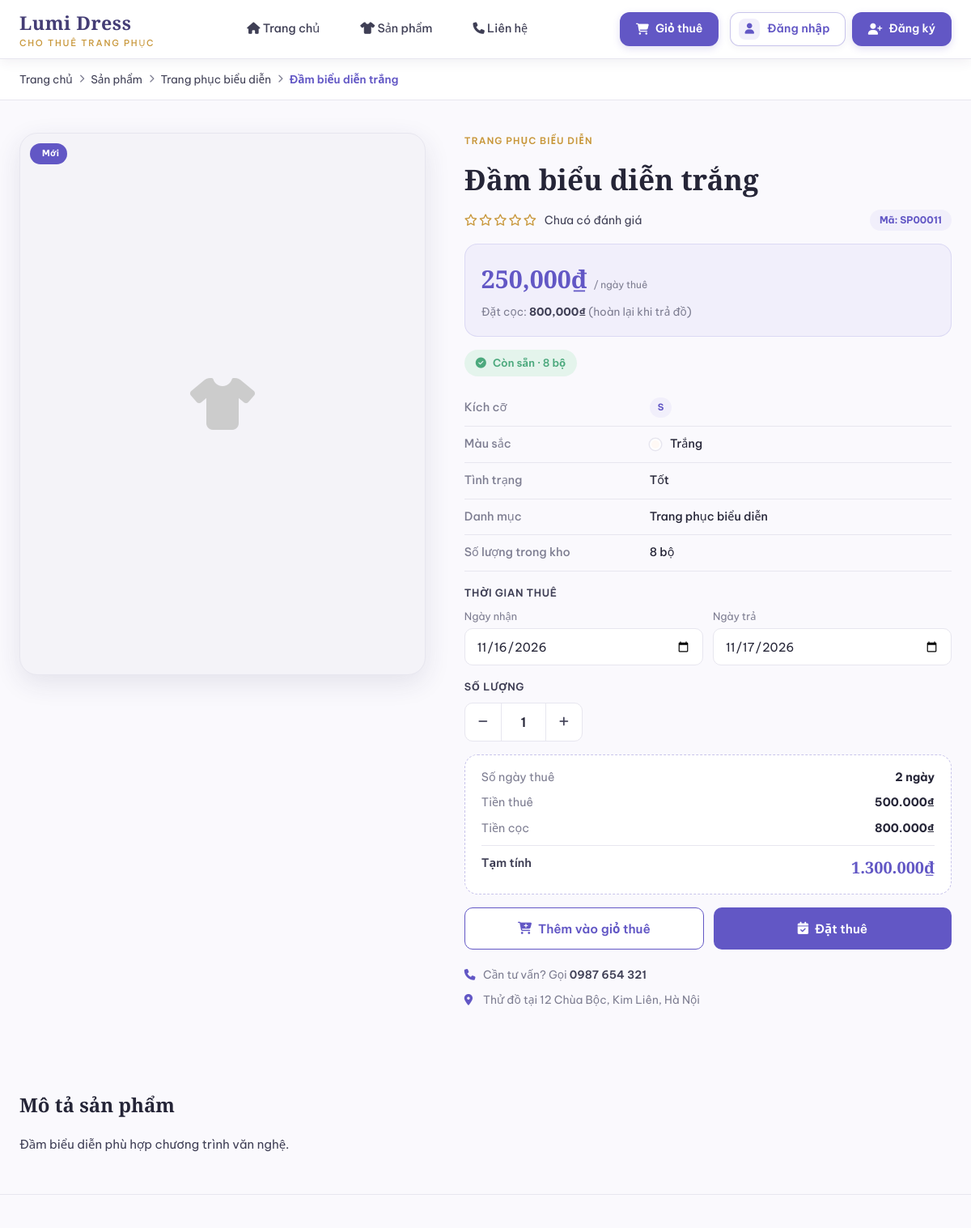
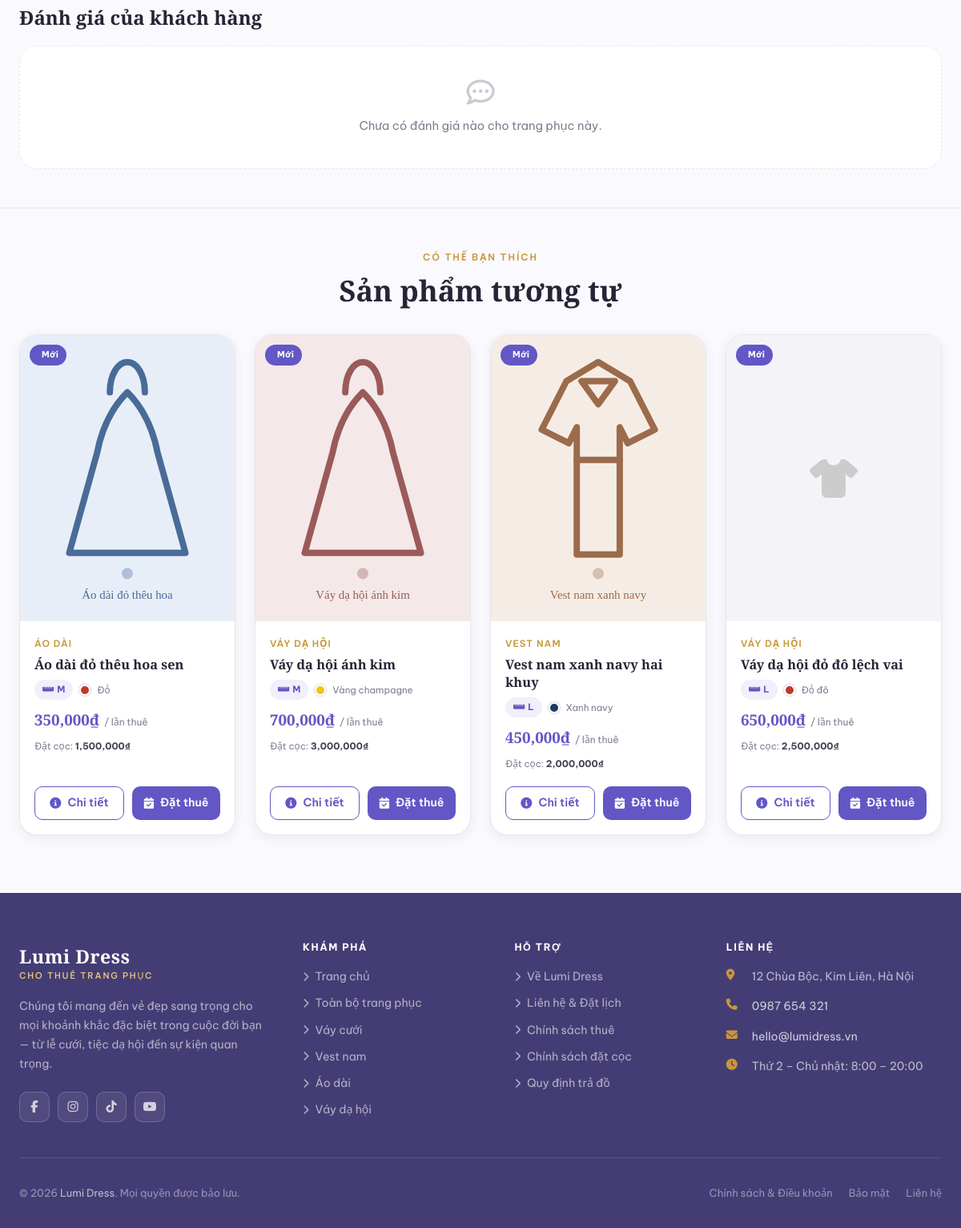
The page /client/product.php?id=11 on the database its author committed (2 pictures, top to bottom).
### tables this page shows
CREATE TABLE `costumes` (
  `id` int(11) NOT NULL,
  `name` varchar(255) NOT NULL,
  `category_id` int(11) DEFAULT NULL,
  `size` varchar(50) DEFAULT NULL,
  `color` varchar(50) DEFAULT NULL,
  `rental_price` decimal(10,2) NOT NULL DEFAULT 0.00,
  `deposit` decimal(10,2) NOT NULL DEFAULT 0.00,
  `quantity` int(11) NOT NULL DEFAULT 1,
  `status` varchar(50) NOT NULL,
  `condition_note` varchar(500) DEFAULT NULL,
  `description` varchar(500) DEFAULT NULL,
  `image` varchar(255) DEFAULT NULL,
  `created_at` datetime NOT NULL DEFAULT current_timestamp(),
  `updated_at` datetime NOT NULL DEFAULT current_timestamp()
);

CREATE TABLE `categories` (
  `id` int(11) NOT NULL,
  `name` varchar(100) NOT NULL,
  `description` varchar(500) DEFAULT NULL,
  `created_at` datetime NOT NULL DEFAULT current_timestamp(),
  `updated_at` datetime NOT NULL DEFAULT current_timestamp()
);

### config.php (called while the page is built, shortened)
<?php
function format_price($value):string{return number_format((float)$value,0,'.',',');}
?>

### client/product.php (the view, shortened to what this page needs)
<?php
require_once '../config.php';
if (!function_exists('color_to_hex')) {
  function color_to_hex(string $name): string {
    $map = ['trắng'=>'#fff9f5','trắng kem'=>'#fdf8ef','đen'=>'#2a2a2a','đỏ'=>'#c0392b','xanh navy'=>'#1e3a5f','xanh'=>'#2980b9','vàng'=>'#f1c40f','hồng'=>'#e91e8c','tím'=>'#8e44ad','xám'=>'#7f8c8d','nâu'=>'#7d4e30','kem'=>'#f5deb3','bạc'=>'#bdc3c7'];
    $key = mb_strtolower(trim($name));
    foreach ($map as $k => $v) { if (str_contains($key, $k)) return $v; }
    return '#c5c5d2';
  }
}
$id      = (int)($_GET['id'] ?? 0);
$product = null;
if ($id > 0) {
  $stmt = $conn->prepare(
    "SELECT c.*, cat.name AS cat_name
     FROM costumes c
     LEFT JOIN categories cat ON cat.id = c.category_id
     WHERE c.id = ? AND c.status <> 'retired'
     LIMIT 1"
  );
  $stmt->bind_param('i', $id);
  $stmt->execute();
  $product = $stmt->get_result()->fetch_assoc();
}
  ?>
  <?php
$stock       = (int)$product['quantity'];
$isAvailable = ($product['status'] === 'available' && $stock > 0);
if ($product['status'] === 'maintenance') { $statusText = 'Đang bảo trì';                $statusClass = 'warn'; }
elseif ($stock <= 0)                      { $statusText = 'Tạm hết';                     $statusClass = 'out';  }
else                                      { $statusText = 'Còn sẵn · ' . $stock . ' bộ'; $statusClass = 'ok';   }
$imgSrc = ($product['image'] && file_exists('../uploads/' . $product['image']))
          ? '../uploads/' . rawurlencode($product['image']) : null;
$isNew  = strtotime($product['created_at']) > strtotime('-30 days');
$desc = $product['description']
        ? strip_tags($product['description'], '<p><br><strong><em><ul><li>') : '';
$catId = (int)($product['category_id'] ?? 0);
$st = $conn->prepare(
  "SELECT c.*, cat.name AS cat_name
   FROM costumes c
   LEFT JOIN categories cat ON cat.id = c.category_id
   WHERE c.status = 'available' AND c.id <> ?
   ORDER BY (c.category_id = ?) DESC, RAND()
   LIMIT 4"
);
$st->bind_param('ii', $id, $catId);
$st->execute();
$similar = $st->get_result()->fetch_all(MYSQLI_ASSOC);
include 'header.php';
?>
<link rel="stylesheet" href="../assets/css/product-detail.css">
<div class="pd-breadcrumb">
  <div class="container">
    <nav aria-label="Breadcrumb">
      <a href="index.php">Trang chủ</a>
      <i class="fas fa-chevron-right" aria-hidden="true"></i>
      <a href="products.php">Sản phẩm</a>
      <?php if (!empty($product['cat_name'])): ?>
      <i class="fas fa-chevron-right" aria-hidden="true"></i>
      <a href="products.php?cat=<?= $catId ?>"><?= htmlspecialchars($product['cat_name']) ?></a>
      <?php endif; ?>
      <i class="fas fa-chevron-right" aria-hidden="true"></i>
      <span><?= htmlspecialchars($product['name']) ?></span>
    </nav>
  </div>
</div>
<section class="section pd-section-main">
  <div class="container">
    <div class="pd-wrap">
      <div class="pd-gallery">
        <div class="pd-main-img">
          <?php if ($imgSrc): ?>
            <img src="<?= $imgSrc ?>" alt="<?= htmlspecialchars($product['name']) ?>">
          <?php else: ?>
            <div class="pd-img-placeholder" aria-hidden="true"><i class="fas fa-shirt"></i></div>
          <?php endif; ?>
          <div class="product-badges">
            <?php if ($isNew): ?><span class="product-badge badge-new"><i class="fas fa-sparkles"></i> Mới</span><?php endif; ?>
          </div>
        </div>
      </div>
      <div class="pd-info">
        <div class="product-category"><?= htmlspecialchars($product['cat_name'] ?? '—') ?></div>
        <h1 class="pd-title"><?= htmlspecialchars($product['name']) ?></h1>
        <div class="pd-rating-line">
          <span class="pd-stars"><i class="far fa-star"></i><i class="far fa-star"></i><i class="far fa-star"></i><i class="far fa-star"></i><i class="far fa-star"></i></span>
          <a href="#reviews">Chưa có đánh giá</a>
          <span class="pd-code">Mã: <?= htmlspecialchars($product['code'] ?? ('SP' . str_pad((string)($product['id'] ?? 0), 5, '0', STR_PAD_LEFT))) ?></span>
        </div>
        <div class="pd-price-box">
          <div class="pd-price">
            <span class="price-amount"><?= format_price($product['rental_price']) ?>₫</span>
            <span class="price-unit">/ ngày thuê</span>
          </div>
          <div class="price-deposit">Đặt cọc: <strong><?= format_price($product['deposit']) ?>₫</strong> (hoàn lại khi trả đồ)</div>
        </div>
        <span class="pd-status pd-status-<?= $statusClass ?>">
          <i class="fas <?= $statusClass === 'ok' ? 'fa-circle-check' : 'fa-circle-exclamation' ?>"></i>
          <?= htmlspecialchars($statusText) ?>
        </span>
        <table class="pd-table">
          <tr><th>Kích cỡ</th><td><span class="product-size"><?= htmlspecialchars($product['size']) ?></span></td></tr>
          <?php if (!empty($product['color'])): ?>
          <tr><th>Màu sắc</th>
              <td><span class="product-color-dot" style="background:<?= htmlspecialchars(color_to_hex($product['color'])) ?>;"></span>
                  <?= htmlspecialchars($product['color']) ?></td></tr>
          <?php endif; ?>
          <?php if (!empty($product['condition_note'])): ?>
          <tr><th>Tình trạng</th><td><?= htmlspecialchars($product['condition_note']) ?></td></tr>
          <?php endif; ?>
          <tr><th>Danh mục</th><td><?= htmlspecialchars($product['cat_name'] ?? '—') ?></td></tr>
          <tr><th>Số lượng trong kho</th><td><?= $stock ?> bộ</td></tr>
        </table>
        <div class="pd-block">
          <div class="pd-label">Thời gian thuê</div>
          <div class="pd-dates">
            <label class="pd-field">
              <span>Ngày nhận</span>
              <input type="date" id="pdReceive" min="<?= date('Y-m-d') ?>" <?= $isAvailable ? '' : 'disabled' ?>>
            </label>
            <label class="pd-field">
              <span>Ngày trả</span>
              <input type="date" id="pdReturn" min="<?= date('Y-m-d') ?>" <?= $isAvailable ? '' : 'disabled' ?>>
            </label>
          </div>
        </div>
        <div class="pd-block">
          <div class="pd-label">Số lượng</div>
          <div class="qty-box" role="group" aria-label="Số lượng">
            <button type="button" id="pdMinus" aria-label="Giảm" <?= $isAvailable ? '' : 'disabled' ?>><i class="fas fa-minus"></i></button>
            <input type="number" id="pdQty" value="1" min="1" max="<?= max(1, $stock) ?>" inputmode="numeric" aria-label="Số lượng" <?= $isAvailable ? '' : 'disabled' ?>>
            <button type="button" id="pdPlus" aria-label="Tăng" <?= $isAvailable ? '' : 'disabled' ?>><i class="fas fa-plus"></i></button>
          </div>
        </div>
        <div class="pd-summary" aria-live="polite">
          <div><span>Số ngày thuê</span><strong id="pdDays">—</strong></div>
          <div><span>Tiền thuê</span><strong id="pdRentTotal">—</strong></div>
          <div><span>Tiền cọc</span><strong id="pdDepositTotal">—</strong></div>
          <div class="pd-summary-total"><span>Tạm tính</span><strong id="pdGrand">—</strong></div>
        </div>
        <div class="pd-actions">
          <button type="button" class="btn-enquire" id="pdAdd" <?= $isAvailable ? '' : 'disabled' ?>>
            <i class="fas fa-cart-plus"></i> Thêm vào giỏ thuê
          </button>
          <button type="button" class="btn-rent-now" id="pdBuy" <?= $isAvailable ? '' : 'disabled' ?>>
            <i class="fas fa-calendar-check"></i> Đặt thuê
          </button>
        </div>
        <ul class="pd-notes">
          <li><i class="fas fa-phone"></i> Cần tư vấn? Gọi <a href="tel:0987654321">0987 654 321</a></li>
          <li><i class="fas fa-location-dot"></i> Thử đồ tại 12 Chùa Bộc, Kim Liên, Hà Nội</li>
        </ul>
      </div>
    </div>
  </div>
</section>
<section class="section-sm pd-desc-section">
  <div class="container">
    <h2 class="pd-h2">Mô tả sản phẩm</h2>
    <div class="pd-desc">
      <?= $desc !== '' ? $desc : '<p class="text-muted">Chưa có mô tả cho sản phẩm này.</p>' ?>
    </div>
  </div>
</section>
<section class="section-sm" id="reviews">
  <div class="container">
    <h2 class="pd-h2">Đánh giá của khách hàng</h2>
    <div class="rv-empty">
      <i class="far fa-comment-dots" aria-hidden="true"></i>
      <p>Chưa có đánh giá nào cho trang phục này.</p>
    </div>
  </div>
</section>
<?php if (!empty($similar)): ?>
<section class="section" style="padding-top:48px;">
  <div class="container">
    <div class="section-head" style="margin-bottom:32px;">
      <span class="section-eyebrow">Có thể bạn thích</span>
      <h2 class="section-title">Sản phẩm tương tự</h2>
    </div>
    <div class="product-grid">
      <?php foreach ($similar as $item):
        $sImg = ($item['image'] && file_exists('../uploads/' . $item['image']))
                ? '../uploads/' . htmlspecialchars($item['image']) : null;
        $sNew = strtotime($item['created_at']) > strtotime('-30 days');
      ?>
      <article class="product-card">
        <a class="product-img-wrap" href="product.php?id=<?= (int)$item['id'] ?>" aria-label="<?= htmlspecialchars($item['name']) ?>">
          <?php if ($sImg): ?>
            <img src="<?= $sImg ?>" alt="<?= htmlspecialchars($item['name']) ?>" loading="lazy">
          <?php else: ?>
            <div style="width:100%;height:100%;display:grid;place-items:center;background:#f4f3f8;color:#ccc;font-size:3rem;" aria-hidden="true"><i class="fas fa-shirt"></i></div>
          <?php endif; ?>
          <div class="product-badges">
            <?php if ($sNew): ?><span class="product-badge badge-new"><i class="fas fa-sparkles"></i> Mới</span><?php endif; ?>
          </div>
        </a>
        <div class="product-body">
          <div class="product-category"><?= htmlspecialchars($item['cat_name'] ?? '—') ?></div>
          <h3 class="product-name"><?= htmlspecialchars($item['name']) ?></h3>
          <div class="product-meta">
            <span class="product-size"><i class="fas fa-ruler-horizontal" style="margin-right:4px;"></i><?= htmlspecialchars($item['size']) ?></span>
            <?php if (!empty($item['color'])): ?>
            <span class="product-color-dot" style="background:<?= htmlspecialchars(color_to_hex($item['color'])) ?>;" title="Màu: <?= htmlspecialchars($item['color']) ?>"></span>
            <small style="font-size:.73rem;color:var(--muted);"><?= htmlspecialchars($item['color']) ?></small>
            <?php endif; ?>
          </div>
          <div class="product-price">
            <span class="price-amount"><?= format_price($item['rental_price']) ?>₫</span>
            <span class="price-unit">/ lần thuê</span>
          </div>
          <div class="price-deposit">Đặt cọc: <strong><?= format_price($item['deposit']) ?>₫</strong></div>
        </div>
        <div class="product-footer">
          <a href="product.php?id=<?= (int)$item['id'] ?>" class="btn-enquire"><i class="fas fa-circle-info"></i> Chi tiết</a>
          <a href="product.php?id=<?= (int)$item['id'] ?>" class="btn-rent-now"><i class="fas fa-calendar-check"></i> Đặt thuê</a>
        </div>
      </article>
      <?php endforeach; ?>
    </div>
  </div>
</section>
<?php endif; ?>
<?php include 'footer.php'; ?>

### rows shown on the page
costumes: category.name "Trang phục biểu diễn", name "Đầm biểu diễn trắng", category.name "TRANG PHỤC BIỂU DIỄN", id "SP00011", rental_price "250,000", deposit "800,000", quantity "Còn sẵn · 8 bộ", size "S", color "Trắng", condition_note "Tốt", quantity "8", status+quantity "11/16/2026", status+quantity "11/17/2026", status+quantity "1", description "Đầm biểu diễn phù hợp chương trình văn nghệ."
costumes: image (picture), shows "Mới", category.name "ÁO DÀI", name "Áo dài đỏ thêu hoa sen", size "M", color "Đỏ", rental_price "350,000", deposit "1,500,000"
costumes: image (picture), shows "Mới", category.name "VÁY DẠ HỘI", name "Váy dạ hội ánh kim", size "M", color "Vàng champagne", rental_price "700,000", deposit "3,000,000"
costumes: image (picture), shows "Mới", category.name "VEST NAM", name "Vest nam xanh navy hai khuy", size "L", color "Xanh navy", rental_price "450,000", deposit "2,000,000"
costumes: shows "Mới", category.name "VÁY DẠ HỘI", name "Váy dạ hội đỏ đô lệch vai", size "L", color "Đỏ đô", rental_price "650,000", deposit "2,500,000"
